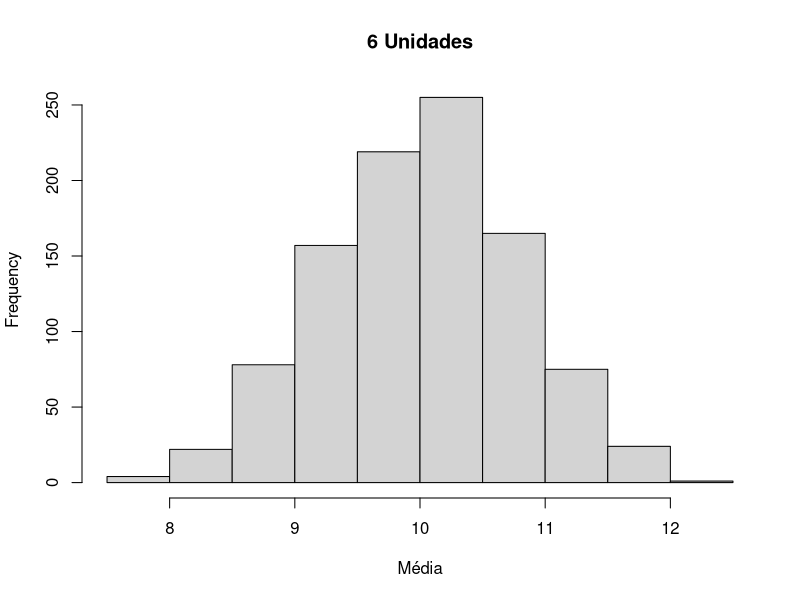
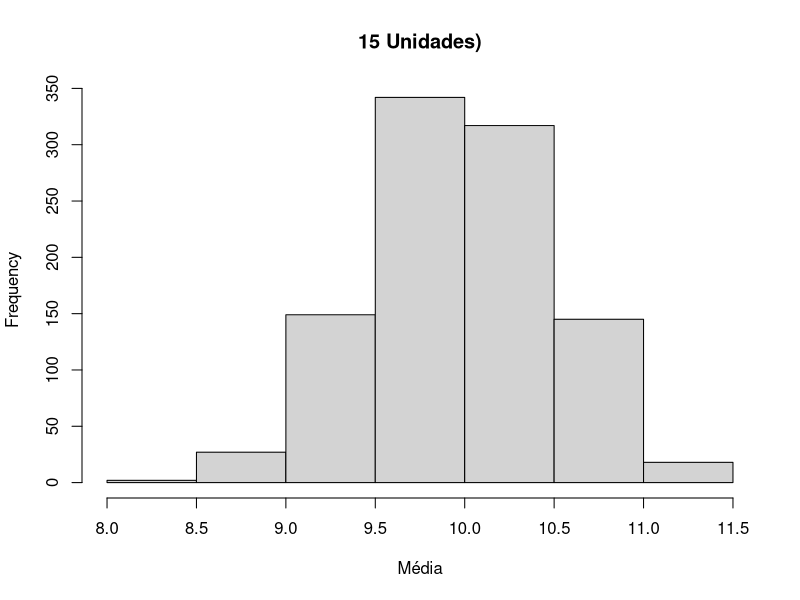
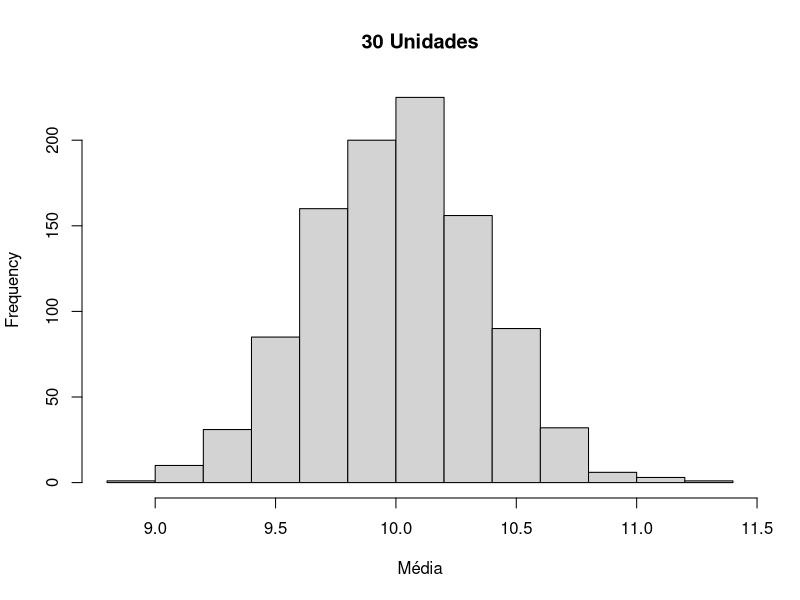
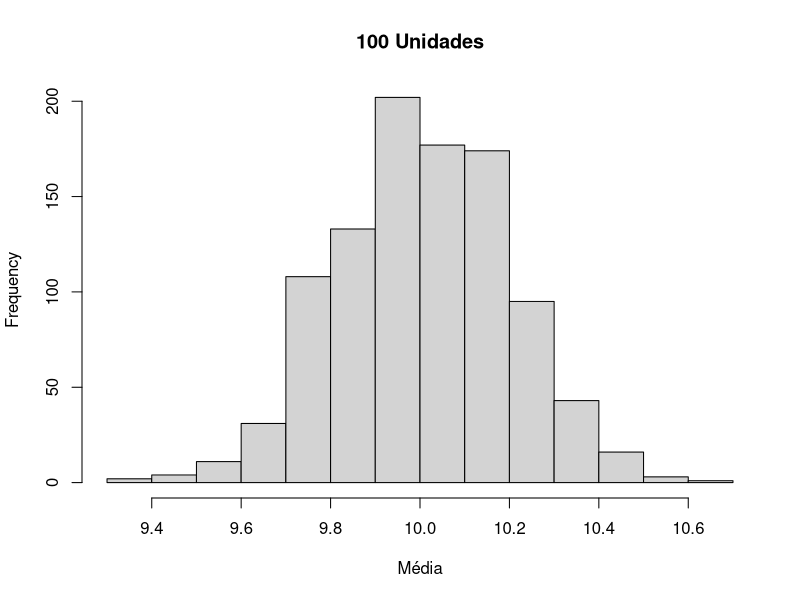
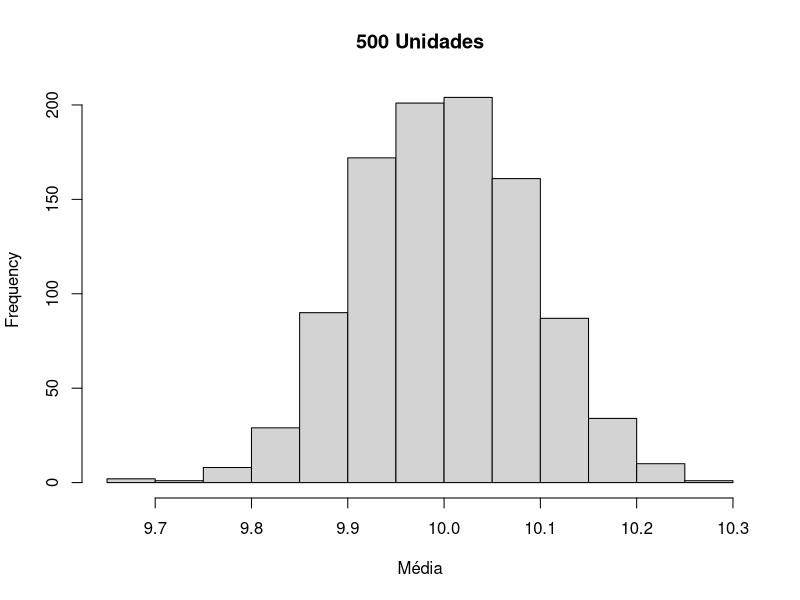
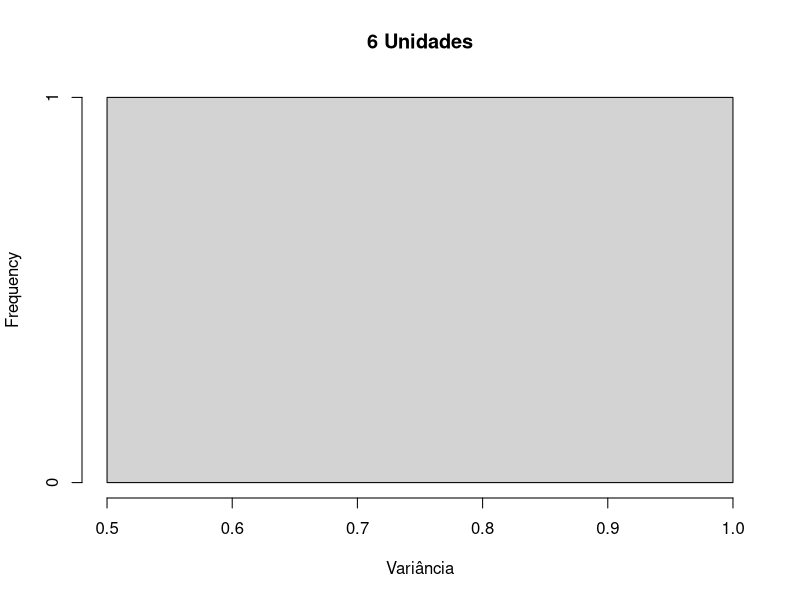
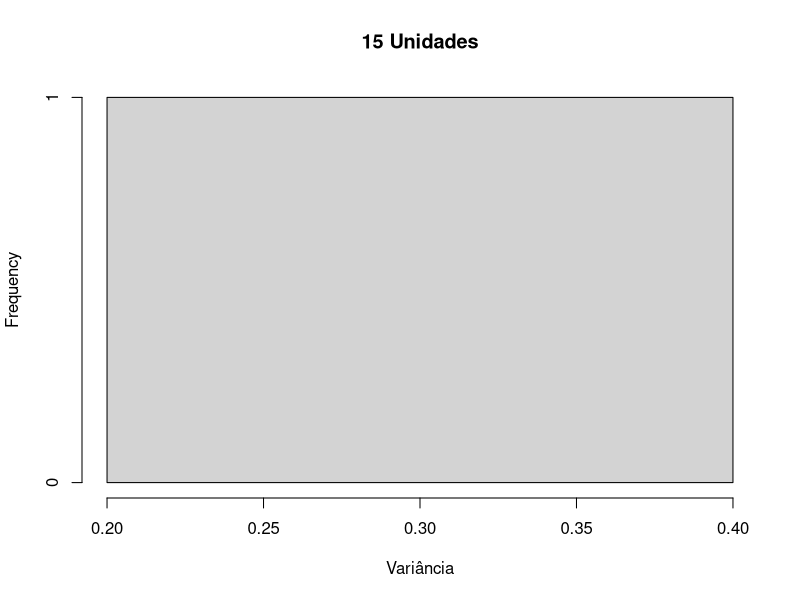
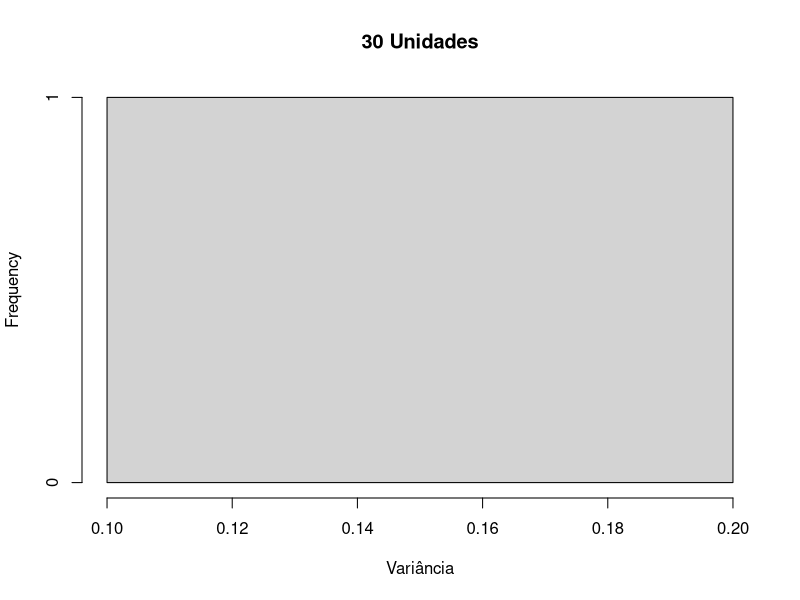

These figures' R source, in order:
rm(list = ls())
set.seed(123)  
B = 1000      
n1 = 6
n2 = 15
n3 = 30
n4 = 100
n5 = 500

m1 = numeric(B)
dp1 = numeric(B)
m2 = numeric(B)
dp2 = numeric(B)
m3 = numeric(B)
dp3 = numeric(B)
m4 = numeric(B)
dp4 = numeric(B)
m5 = numeric(B)
dp5 = numeric(B)



# Gerar amostras

#n1
for (i in 1:B) {
  amostra = rnorm(n1, mean = 10, sd = 2)
  
  m1[i] = mean(amostra)
  dp1[i] = sd(amostra)
}

media_das_medias1 = mean(m1)
variancia_das_medias1 = var(m1)

#n2
for (i in 1:B) {
  amostra = rnorm(n2, mean = 10, sd = 2)
  
  m2[i] = mean(amostra)
  dp2[i] = sd(amostra)
}

media_das_medias2 = mean(m2)
variancia_das_medias2 = var(m2)

#n3
for (i in 1:B) {
  amostra = rnorm(n3, mean = 10, sd = 2)
  
  m3[i] = mean(amostra)
  dp3[i] = sd(amostra)
}

media_das_medias3 = mean(m3)
variancia_das_medias3 = var(m3)

#n4
for (i in 1:B) {
  amostra = rnorm(n4, mean = 10, sd = 2)
  
  m4[i] = mean(amostra)
  dp4[i] = sd(amostra)
}

media_das_medias4 = mean(m4)
variancia_das_medias4 = var(m4)

#n5
for (i in 1:B) {
  amostra = rnorm(n5, mean = 10, sd = 2)
  
  m5[i] = mean(amostra)
  dp5[i] = sd(amostra)
}

media_das_medias5 = mean(m5)
variancia_das_medias5 = var(m5)

Mm = matrix(c(m1, m2, m3, m4, m5), nrow = 5, byrow = T)
Mm

# Histogramas das médias
hist(m1, main = paste("6 Unidades"), xlab = "Média")
hist(m2, main = paste("15 Unidades)"), xlab = "Média")
hist(m3, main = paste("30 Unidades"), xlab = "Média")
hist(m4, main = paste("100 Unidades"), xlab = "Média")
hist(m5, main = paste("500 Unidades"), xlab = "Média")

# Histogramas das variância
hist(variancia_das_medias1, main = paste("6 Unidades"), xlab = "Variância")
hist(variancia_das_medias2, main = paste("15 Unidades"), xlab = "Variância")
hist(variancia_das_medias3, main = paste("30 Unidades"), xlab = "Variância")
hist(variancia_das_medias4, main = paste("100 Unidades"), xlab = "Variância")
hist(variancia_das_medias5, main = paste("500 Unidades"), xlab = "Variância")
